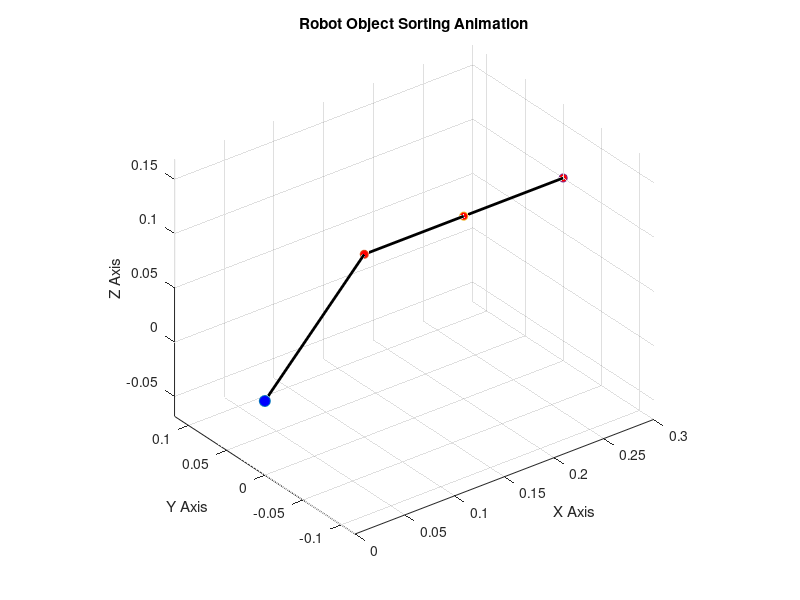

This chart was generated by the following MATLAB code: (Note: this script raises an error after producing the figure.)
% Robot kolunu matrislerle tanimlama

% DH (Denavit-Hartenberg) parametreleri
% Format: [a, alpha, d, theta]
DH_params = [
    0.1, 0, 0.1, 0;  % 1. Eklem
    0.1, 0, 0, 0;    % 2. Eklem
    0.1, 0, 0, 0     % 3. Eklem
];

% Robotun eklem sayisi
num_joints = size(DH_params, 1);

% Ters Kinematik fonksiyonu
function q_ik = inverseKinematics(target_pos)
    x = target_pos(1);
    y = target_pos(2);
    z = target_pos(3);
    
    l1 = 0.1;
    l2 = 0.1;
    l3 = 0.1;
    
    q3_cos = (x^2 + y^2 + z^2 - l1^2 - l2^2 - l3^2) / (2 * l2 * l3);
    q3 = atan2(sqrt(1 - q3_cos^2), q3_cos);
    
    q2 = atan2(z, sqrt(x^2 + y^2)) - atan2(l3*sin(q3), l2 + l3*cos(q3));
    
    q1 = atan2(y, x);
    
    q_ik = [q1; q2; q3];
end

%---------------------------------------------------
% YAPAY ZEKA SIMULASYONU: NESNE AYIRMA PROJESI
%---------------------------------------------------

% Robotun ilk konumunu tanimlayan eklem acilari
q = zeros(num_joints, 1);

% Robotu gorsellestirmek icin TEK bir figure olustur
figure;
hold on;
grid on;
axis equal;
xlabel('X Axis'); % Ekseni ingilizceye çeviriyorum
ylabel('Y Axis'); % Ekseni ingilizceye çeviriyorum
zlabel('Z Axis'); % Ekseni ingilizceye çeviriyorum
title('Robot Object Sorting Animation'); % Başlığı İngilizceye çevirdim
view(3);

% Farkli nesnelerin yeni ve GUVENLI hedef pozisyonlari
target_positions = [
    0.15, 0.05, 0.05;   % 1. Hedef
    -0.15, 0.05, 0.05;  % 2. Hedef
    0, -0.15, 0.05      % 3. Hedef
];

% Her bir nesne icin dongu
for i = 1:size(target_positions, 1)
    % Hedef pozisyonu al
    current_target = target_positions(i, :);
    
    % Ters kinematik ile eklem acilarini bul
    q_new = inverseKinematics(current_target);
    
    % Robotu hedefe dogru hareket ettirme animasyonu
    steps = 50; % 50 adimda hareket etsin
    q_interp = zeros(num_joints, steps);
    for k = 1:num_joints
        q_interp(k, :) = linspace(q(k), q_new(k), steps);
    end
    
    for j = 1:steps
        % Eklem acilarini guncelle
        q = q_interp(:, j);
        
        % Cizimi her adimda yenile
        cla; % Onceki cizimi temizle
        current_transform = eye(4);
        plot3(0, 0, 0, 'o', 'MarkerFaceColor', 'b', 'MarkerSize', 8);
        
        for k = 1:num_joints
            a = DH_params(k, 1);
            alpha = DH_params(k, 2);
            d = DH_params(k, 3);
            theta = DH_params(k, 4) + q(k);
            
            T = [
                cos(theta), -sin(theta)*cos(alpha),  sin(theta)*sin(alpha), a*cos(theta);
                sin(theta),  cos(theta)*cos(alpha), -cos(theta)*sin(alpha), a*sin(theta);
                0,           sin(alpha),            cos(alpha),           d;
                0,           0,                     0,                    1
            ];
            
            new_transform = current_transform * T;
            
            link_start = current_transform(1:3, 4);
            link_end = new_transform(1:3, 4);
            plot3([link_start(1), link_end(1)], [link_start(2), link_end(2)], [link_start(3), link_end(3)], 'k', 'LineWidth', 2);
            plot3(link_end(1), link_end(2), link_end(3), 'o', 'MarkerFaceColor', 'r', 'MarkerSize', 6);
            
            current_transform = new_transform;
        end
        
        drawnow; % Cizim penceresini guncelle
        
        % GIF olusturma kodu buraya eklenecek
        % GIF olusturma
frame = getframe(gcf);
im = frame2im(frame);
[imind, cm] = rgb2ind(im, 256);

% Dosya adi
filename = 'Robot Object Sorting Animation';

% Ilk kareyi dosyaya yaz
if i == 1 && j == 1
    imwrite(imind, cm, filename, 'gif', 'Loopcount', inf, 'DelayTime', 0.05);
else
    % Diger kareleri ekle
    imwrite(imind, cm, filename, 'gif', 'WriteMode', 'append', 'DelayTime', 0.05);
end
    end
end